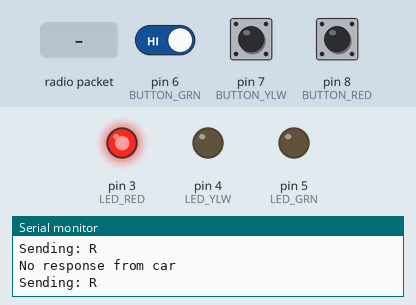
Bench run of a sketch on a simulated Arduino Uno, built with avr-gcc and run on an emulated ATmega328P. Parts: output pins drawn as LEDs (lit = HIGH), the last lines printed to the serial monitor. Dashed ring = blinking. Inputs (shaded band) come from the test bench; at power-on: pin 8 (BUTTON_RED) HIGH, pin 6 (BUTTON_GRN) HIGH, pin 7 (BUTTON_YLW) HIGH. No radio packets arrive unless stated.

Above: at 1.2 s.
1.3 s: pin 8 (BUTTON_RED) pulled LOW for 0.15 s
At 2.6 s:
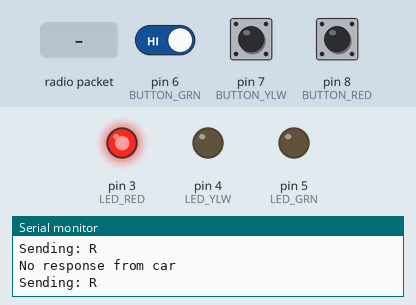
2.9 s: radio packet "1" arrives
4.4 s: pin 8 (BUTTON_RED) pulled LOW for 1 s
At 4.8 s:
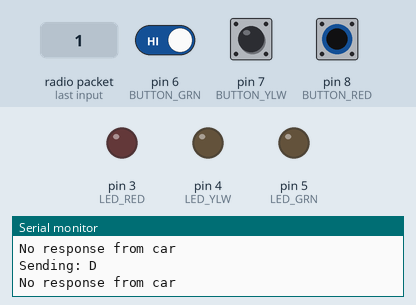
8.4 s: pin 8 (BUTTON_RED) pulled LOW for 3.2 s
At 9.4 s:
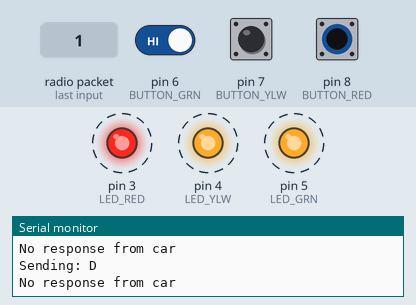
13.1 s: radio packet "0" arrives
16.1 s: pin 6 (BUTTON_GRN) driven LOW and pin 8 (BUTTON_RED) driven LOW
At 16.5 s:
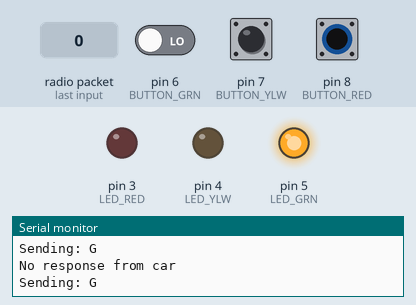
Timing chart, 0 to 18.6 s (numbered marks = the images above; inputs shaded):
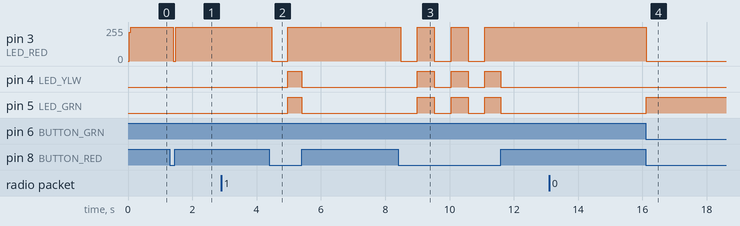

Measured:
- after the input at 1.3 s, pin 3 (LED_RED): 255/255 → 0/255 after 0.10 s, → 255/255 0.08 s later
- after the input at 4.4 s, pin 3 (LED_RED): 255/255 → 0/255 after 0.07 s, → 255/255 0.51 s later; pin 4 (LED_YLW), pin 5 (LED_GRN): LOW → HIGH after 0.58 s, → LOW 0.42 s later
- after the input at 8.4 s, pin 3 (LED_RED): alternates 255/255 for 0.52 s and 0/255 for 0.52 s, 6 changes in all, then stays 255/255, starting after 0.08 s; pin 4 (LED_YLW), pin 5 (LED_GRN): alternates HIGH for 0.52 s and LOW for 0.52 s, 6 changes in all, then stays LOW, starting after 0.60 s
- after the input at 16.1 s, pin 3 (LED_RED): 255/255 → 0/255 at once; pin 5 (LED_GRN): LOW → HIGH at once

The sketch:

killswitch.ino
```cpp
// (licence header left out)
#include <SPI.h>
#include <RH_RF69.h>
#include <SimpleTimer.h>
#include <avr/wdt.h>

RH_RF69 rf69;

SimpleTimer timer;
long secondTimerID;

#define BUTTON_RED 8
#define BUTTON_GND 9
#define BUTTON_GRN 6
#define BUTTON_YLW 7

#define LED_RED 3
#define LED_YLW 4
#define LED_GRN 5

//Define the various system states
#define RED 'R'
#define YELLOW 'Y'
#define GREEN 'G'
#define DISCONNECTED 'D'

//Number of milliseconds between broadcasting our system state to the vehicle
//L defines the value as a long. Needed for millisecond times larger than int (+32,767) but doesn't hurt to have.
//25ms is good.
#define CHECKIN_PERIOD 25L

//Number of milliseconds to block for sending packets and waiting for the radio to receive repsonse packets
//This should be not be longer than the CHECKIN_PERIOD
//10ms is good.
#define BLOCKING_WAIT_TIME 10L

//How many failed responses should be allowed from car until we go into disconnect mode
#define MAX_DELIVERY_FAILURES 3
byte failCount = 0;

char systemState;

unsigned long lastBlink = 0;
#define BLINK_RATE 500 //Amount of milliseconds for LEDs to toggle when disconnected

void setup()
{
  wdt_reset(); //Pet the dog
  wdt_disable(); //We don't want the watchdog during init

  Serial.begin(9600);

  pinMode(BUTTON_RED, INPUT_PULLUP);
  pinMode(BUTTON_YLW, INPUT_PULLUP);
  pinMode(BUTTON_GRN, INPUT_PULLUP);
  pinMode(BUTTON_GND, OUTPUT);
  pinMode(LED_RED, OUTPUT);
  pinMode(LED_YLW, OUTPUT);
  pinMode(LED_GRN, OUTPUT);

  digitalWrite(BUTTON_GND, LOW);

  secondTimerID = timer.setInterval(CHECKIN_PERIOD, checkIn); //Call checkIn every 500ms

  if (!rf69.init())
    Serial.println("init failed");
  // Defaults after init are 434.0MHz, modulation GFSK_Rb250Fd250, +13dbM
  // No encryption

  if (!rf69.setFrequency(915.0))
    Serial.println("setFrequency failed");

  // If you are using a high power RF69, you *must* set a Tx power in the range 14 to 20 like this:
  rf69.setTxPower(20);

  //This key is the same on the car. Pick your own random sequence.
  uint8_t key[] = { 0xAB, 0x1C, 0x0E, 0x39, 0xF8, 0xFF, 0xA6, 0xFC,
                    0x7B, 0x44, 0xC3, 0xC0, 0x2D, 0x2D, 0x2D, 0xD2
                  };
  rf69.setEncryptionKey(key);

  systemState = RED; //On power up start in red state
  setLED(LED_RED);

  Serial.println("Remote Controller Online");

  wdt_reset(); //Pet the dog
//  wdt_enable(WDTO_1S); //Unleash the beast
}

void loop()
{
  timer.run(); //Update any timers we are running
  wdt_reset(); //Pet the dog

  if (digitalRead(BUTTON_RED) == HIGH) //Top priority (Red is NC to ground so high = pressed)
  {
    systemState = RED;
    setLED(LED_RED); //Turn on LED

    //Check the special case of hitting all three buttons
    if (digitalRead(BUTTON_YLW) == LOW && digitalRead(BUTTON_GRN) == LOW) shutDown(); //Go into low power sleep mode
  }
  else if (digitalRead(BUTTON_YLW) == LOW)
  {
    systemState = YELLOW;
    setLED(LED_YLW); //Turn on LED
  }
  else if (digitalRead(BUTTON_GRN) == LOW)
  {
    systemState = GREEN;
    setLED(LED_GRN); //Turn on LED
  }
}

//Powers down all LEDs, radio, etc and sleeps until button interrupt
void shutDown()
{
  //Turn off LEDs
  digitalWrite(LED_RED, LOW);
  digitalWrite(LED_YLW, LOW);
  digitalWrite(LED_GRN, LOW);

  //Turn off radio

  //Sleep microcontroller and wake up on button interrupt

  Serial.println("Powering down");
}

//Send the system status notification every CHECKIN_PERIOD number of ms
void checkIn()
{
  wdt_reset(); //Pet the dog

  if(systemState == RED)
  {
    sendPacket("R");
  }
  else if (systemState == YELLOW)
  {
    sendPacket("Y");
  }
  else if (systemState == GREEN)
  {
    sendPacket("G");
  }
  else if (systemState == DISCONNECTED)
  {
    if(millis() - lastBlink > BLINK_RATE)
    {
      lastBlink = millis();
      digitalWrite(LED_RED, !digitalRead(LED_RED));
      digitalWrite(LED_YLW, !digitalRead(LED_YLW));
      digitalWrite(LED_GRN, !digitalRead(LED_GRN));

      sendPacket("D"); //Attempt to re-establish connection
    }
  }
}

//Sends a packet
//If we fail to send packet or fail to get a response, time out and go to DISCONNECTED system state
void sendPacket(char* thingToSend)
{
  Serial.print("Sending: ");
  Serial.println(thingToSend);

  rf69.send((uint8_t*)thingToSend, sizeof(thingToSend));

  rf69.waitPacketSent(BLOCKING_WAIT_TIME); //Wait for a bit of time

  //Wait for a "O" response from the car
  boolean responseFromCar = rf69.waitAvailableTimeout(BLOCKING_WAIT_TIME); //Wait some ms time to get a response

  //Read in any response from car
  uint8_t buf[RH_RF69_MAX_MESSAGE_LEN];
  uint8_t len = sizeof(buf);
  if (rf69.recv(buf, &len))
  {
    Serial.print("Heard from car: ");
    Serial.println((char*)buf);
  }

  if(responseFromCar == true) //We got a response
  {
    failCount = 0; //Reset the count

    if(systemState != DISCONNECTED)
    {
      Serial.println("System status delivered");
    }
    else if(systemState == DISCONNECTED)
    {
      //We are back online!
      Serial.println("Back online!");
      setLED(LED_RED);
      systemState = RED; //Default to stop if we are regaining connection
    }
  }
  else if (responseFromCar == false)
  {
    Serial.println("No response from car");

    //Go into triple blink mode indicating disconnect
    if(systemState != DISCONNECTED)
    {
      if(failCount++ > MAX_DELIVERY_FAILURES)
      {
        failCount = MAX_DELIVERY_FAILURES; //Don't let it increase and roll over
        digitalWrite(LED_RED, HIGH);
        digitalWrite(LED_YLW, HIGH);
        digitalWrite(LED_GRN, HIGH);
        systemState = DISCONNECTED;
      }
    }

    rf69.setModeIdle(); //This clears the buffer so that rf69.send() does not lock up
  }
}

//Turns on a given LED
void setLED(byte LEDnumber)
{
  digitalWrite(LED_RED, LOW);
  digitalWrite(LED_YLW, LOW);
  digitalWrite(LED_GRN, LOW);

  digitalWrite(LEDnumber, HIGH);
}
```
